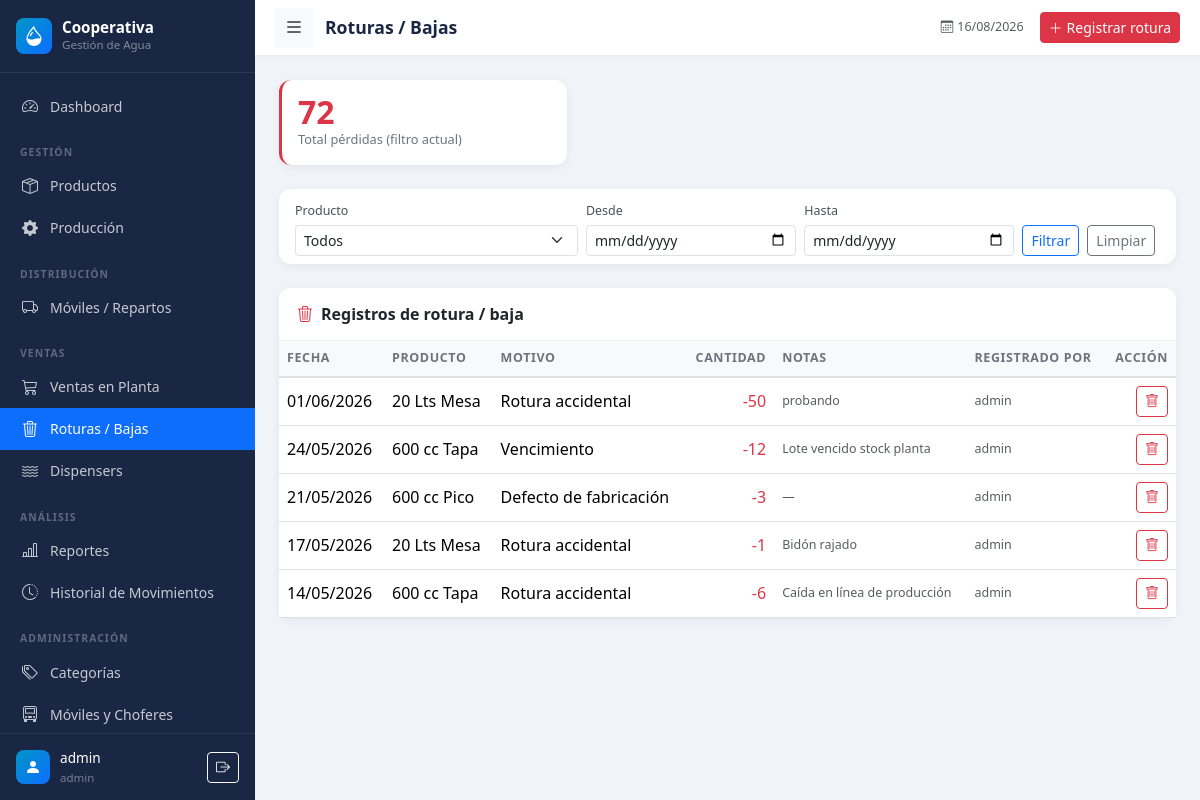
The app's page /roturas/ (signed in) with its own data.
### models.py (models this page shows, shortened)
class User(UserMixin, db.Model):
    __tablename__ = 'users'
    id = db.Column(db.Integer, primary_key=True)
    username = db.Column(db.String(80), unique=True, nullable=False)
    email = db.Column(db.String(120), unique=True, nullable=True)
    password_hash = db.Column(db.String(256), nullable=False)
    role = db.Column(db.String(20), default='operator')  # admin, operator, viewer
    active = db.Column(db.Boolean, default=True)
    created_at = db.Column(db.DateTime, default=datetime.utcnow)
    @property
    def is_admin(self):
        return self.role == 'admin'

class Breakage(db.Model):
    __tablename__ = 'breakages'
    id = db.Column(db.Integer, primary_key=True)
    date = db.Column(db.Date, nullable=False)
    product_id = db.Column(db.Integer, db.ForeignKey('products.id'), nullable=False)
    quantity = db.Column(db.Integer, nullable=False)
    reason = db.Column(db.String(255))
    notes = db.Column(db.Text)
    user_id = db.Column(db.Integer, db.ForeignKey('users.id'))
    created_at = db.Column(db.DateTime, default=datetime.utcnow)
    product = db.relationship('Product', backref='breakages')
    user = db.relationship('User', backref='breakages')

class Product(db.Model):
    __tablename__ = 'products'
    id = db.Column(db.Integer, primary_key=True)
    name = db.Column(db.String(150), nullable=False)
    category_id = db.Column(db.Integer, db.ForeignKey('categories.id'), nullable=False)
    capacity = db.Column(db.String(50))
    is_returnable = db.Column(db.Boolean, default=False)
    stock = db.Column(db.Integer, default=0)
    min_stock = db.Column(db.Integer, default=0)
    unit = db.Column(db.String(20), default='unidad')
    active = db.Column(db.Boolean, default=True)
    created_at = db.Column(db.DateTime, default=datetime.utcnow)

### blueprints/breakage.py (the view)
@breakage_bp.route('/')
@login_required
def index():
    date_from = request.args.get('date_from', '')
    date_to = request.args.get('date_to', '')
    product_filter = request.args.get('product_id', '')
    query = Breakage.query.order_by(Breakage.date.desc(), Breakage.created_at.desc())
    if date_from:
        query = query.filter(Breakage.date >= date_from)
    if date_to:
        query = query.filter(Breakage.date <= date_to)
    if product_filter:
        query = query.filter(Breakage.product_id == int(product_filter))
    breakages = query.all()
    products = Product.query.filter_by(active=True).order_by(Product.name).all()
    total_lost = sum(b.quantity for b in breakages)
    return render_template('breakage/index.html',
                           breakages=breakages,
                           products=products,
                           total_lost=total_lost,
                           date_from=date_from,
                           date_to=date_to,
                           product_filter=product_filter)

### templates/breakage/index.html (shortened to what this page needs)
{% extends 'base.html' %}
{% block page_title %}Roturas / Bajas{% endblock %}
{% block topbar_actions %}
<a href="{{ url_for('breakage.create') }}" class="btn btn-sm btn-danger">
  <i class="bi bi-plus-lg me-1"></i>Registrar rotura
</a>
{% endblock %}
{% block content %}
<div class="row g-3 mb-4">
  <div class="col-md-4">
    <div class="card stat-card border-start border-danger border-3">
      <div class="card-body">
        <div class="stat-value text-danger">{{ total_lost }}</div>
        <div class="stat-label">Total pérdidas (filtro actual)</div>
      </div>
    </div>
  </div>
</div>
<div class="card data-card mb-4">
  <div class="card-body py-2">
    <form method="GET" class="row g-2 align-items-end">
      <div class="col-md-4">
        <label class="form-label smaller mb-1">Producto</label>
        <select name="product_id" class="form-select form-select-sm">
          <option value="">Todos</option>
        </select>
      </div>
      <div class="col-md-3">
        <label class="form-label smaller mb-1">Desde</label>
        <input type="date" name="date_from" class="form-control form-control-sm" value="{{ date_from }}">
      </div>
      <div class="col-md-3">
        <label class="form-label smaller mb-1">Hasta</label>
        <input type="date" name="date_to" class="form-control form-control-sm" value="{{ date_to }}">
      </div>
      <div class="col-auto">
        <button type="submit" class="btn btn-sm btn-outline-primary">Filtrar</button>
        <a href="{{ url_for('breakage.index') }}" class="btn btn-sm btn-outline-secondary ms-1">Limpiar</a>
      </div>
    </form>
  </div>
</div>
<div class="card data-card">
  <div class="card-header">
    <i class="bi bi-trash3 me-2 text-danger"></i>Registros de rotura / baja
  </div>
  <div class="card-body p-0">
    {% if breakages %}
    <div class="table-responsive">
      <table class="table table-hover align-middle mb-0">
        <thead class="table-light">
          <tr>
            <th>Fecha</th><th>Producto</th><th>Motivo</th>
            <th class="text-end">Cantidad</th><th>Notas</th>
            <th>Registrado por</th>
            {% if current_user.is_admin %}<th class="text-end">Acción</th>{% endif %}
          </tr>
        </thead>
        <tbody>
          {% for b in breakages %}
          <tr>
            <td>{{ b.date.strftime('%d/%m/%Y') }}</td>
            <td class="fw-500">{{ b.product.name }}</td>
            <td>{{ b.reason or '—' }}</td>
            <td class="text-end fw-500 text-danger">-{{ b.quantity }}</td>
            <td class="text-muted smaller">{{ b.notes or '—' }}</td>
            <td class="text-muted smaller">{{ b.user.username if b.user else '—' }}</td>
            {% if current_user.is_admin %}
            <td class="text-end">
              <form method="POST" action="{{ url_for('breakage.delete', id=b.id) }}"
                    onsubmit="return confirm('¿Eliminar y revertir stock?')">
                <button type="submit" class="btn btn-sm btn-outline-danger">
                  <i class="bi bi-trash"></i>
                </button>
              </form>
            </td>
            {% endif %}
          </tr>
          {% endfor %}
        </tbody>
      </table>
    </div>
    {% else %}
    <div class="text-center text-muted p-5">
      <i class="bi bi-check-circle display-4 d-block mb-2 text-success"></i>Sin roturas registradas.
    </div>
    {% endif %}
  </div>
</div>
{% endblock %}

### templates/base.html (shortened to what this page needs)
<!DOCTYPE html>
<html lang="es">
<head>
  <link href="https://cdn.jsdelivr.net/npm/bootstrap@5.3.2/dist/css/bootstrap.min.css" rel="stylesheet">
  <link href="https://cdn.jsdelivr.net/npm/bootstrap-icons@1.11.3/font/bootstrap-icons.css" rel="stylesheet">
  <link href="{{ url_for('static', filename='css/style.css') }}" rel="stylesheet">
</head>
<body>
<nav id="sidebar">
  <div class="sidebar-header">
    <a href="{{ url_for('dashboard.index') }}" class="sidebar-brand">
      <div class="sidebar-brand-icon">
        <i class="bi bi-droplet-half text-white fs-5"></i>
      </div>
      <div>
        <div class="sidebar-brand-name">Cooperativa</div>
        <div class="sidebar-brand-sub">Gestión de Agua</div>
      </div>
    </a>
  </div>
  <div class="sidebar-nav">
    <ul class="nav flex-column">
      <li class="nav-item">
        <a class="nav-link {% if request.endpoint == 'dashboard.index' %}active{% endif %}"
           href="{{ url_for('dashboard.index') }}">
          <i class="bi bi-speedometer2"></i> Dashboard
        </a>
      </li>
      <li><div class="nav-section-label">Gestión</div></li>
      <li class="nav-item">
        <a class="nav-link {% if request.blueprint == 'products' %}active{% endif %}"
           href="{{ url_for('products.index') }}">
          <i class="bi bi-box-seam"></i> Productos
        </a>
      </li>
      <li class="nav-item">
        <a class="nav-link {% if request.blueprint == 'production' %}active{% endif %}"
           href="{{ url_for('production.index') }}">
          <i class="bi bi-gear-fill"></i> Producción
        </a>
      </li>
      <li><div class="nav-section-label">Distribución</div></li>
      <li class="nav-item">
        <a class="nav-link {% if request.blueprint == 'distribution' %}active{% endif %}"
           href="{{ url_for('distribution.index') }}">
          <i class="bi bi-truck"></i> Móviles / Repartos
        </a>
      </li>
      <li><div class="nav-section-label">Ventas</div></li>
      <li class="nav-item">
        <a class="nav-link {% if request.blueprint == 'sales' %}active{% endif %}"
           href="{{ url_for('sales.index') }}">
          <i class="bi bi-cart3"></i> Ventas en Planta
        </a>
      </li>
      <li class="nav-item">
        <a class="nav-link {% if request.blueprint == 'breakage' %}active{% endif %}"
           href="{{ url_for('breakage.index') }}">
          <i class="bi bi-trash3"></i> Roturas / Bajas
        </a>
      </li>
      <li class="nav-item">
        <a class="nav-link {% if request.blueprint == 'dispensers' %}active{% endif %}"
           href="{{ url_for('dispensers.index') }}">
          <i class="bi bi-water"></i> Dispensers
        </a>
      </li>
      <li><div class="nav-section-label">Análisis</div></li>
      <li class="nav-item">
        <a class="nav-link {% if request.blueprint == 'reports' %}active{% endif %}"
           href="{{ url_for('reports.index') }}">
          <i class="bi bi-bar-chart-line"></i> Reportes
        </a>
      </li>
      <li class="nav-item">
        <a class="nav-link {% if request.endpoint == 'reports.movements' %}active{% endif %}"
           href="{{ url_for('reports.movements') }}">
          <i class="bi bi-clock-history"></i> Historial de Movimientos
        </a>
      </li>
      {% if current_user.is_admin %}
      <li><div class="nav-section-label">Administración</div></li>
      <li class="nav-item">
        <a class="nav-link {% if request.endpoint == 'products.categories' %}active{% endif %}"
           href="{{ url_for('products.categories') }}">
          <i class="bi bi-tags"></i> Categorías
        </a>
      </li>
      <li class="nav-item">
        <a class="nav-link {% if request.endpoint == 'products.vehicles' %}active{% endif %}"
           href="{{ url_for('products.vehicles') }}">
          <i class="bi bi-truck-front"></i> Móviles y Choferes
        </a>
      </li>
      {% endif %}
    </ul>
  </div>
  <div class="sidebar-footer">
    <div class="sidebar-brand-icon" style="width:34px;height:34px;">
      <i class="bi bi-person-fill text-white"></i>
    </div>
    <div class="flex-grow-1 overflow-hidden">
      <div class="sidebar-user-name">{{ current_user.username }}</div>
      <div class="sidebar-user-role">{{ current_user.role }}</div>
    </div>
    <a href="{{ url_for('auth.logout') }}" class="btn btn-sm btn-outline-light flex-shrink-0"
       title="Cerrar sesión">
      <i class="bi bi-box-arrow-right"></i>
    </a>
  </div>
</nav>
<div class="main-content" id="mainContent">
  <header class="top-bar">
    <button class="btn btn-sm btn-light" id="sidebarToggle">
      <i class="bi bi-list fs-5"></i>
    </button>
    <span class="page-title">{% block page_title %}{% endblock %}</span>
    <div class="ms-auto d-flex align-items-center gap-3">
      <span class="text-muted smaller d-none d-md-inline">
        <i class="bi bi-calendar3 me-1"></i>{{ now.strftime('%d/%m/%Y') }}
      </span>
      {% block topbar_actions %}{% endblock %}
    </div>
  </header>
  <div class="content-area">
    {% block content %}{% endblock %}
  </div>
</div>
</body>
</html>

### static/css/style.css (style rules this page uses)
:root { --sidebar-width: 255px; --sidebar-bg: #1a2744; --sidebar-hover: #243564; --sidebar-active: #0d6efd; --sidebar-text: rgba(255, 255, 255, 0.75); --topbar-h: 56px; --accent: #0096c7; --body-bg: #f0f4f8; --card-radius: 12px; }
body { background-color: var(--body-bg); overflow-x: hidden; }
#sidebar { position: fixed; left: 0; top: 0; height: 100vh; width: var(--sidebar-width); background: var(--sidebar-bg); display: flex; flex-direction: column; z-index: 1030; transition: width 0.25s ease, transform 0.25s ease; overflow: hidden; }
.main-content { margin-left: var(--sidebar-width); min-height: 100vh; transition: margin-left 0.25s ease; }
.sidebar-header { padding: 18px 16px; border-bottom: 1px solid rgba(255, 255, 255, 0.08); flex-shrink: 0; }
.sidebar-brand { display: flex; align-items: center; gap: 10px; text-decoration: none; }
.sidebar-brand-icon { width: 36px; height: 36px; background: linear-gradient(135deg, #0096c7, #0d6efd); border-radius: 8px; display: flex; align-items: center; justify-content: center; flex-shrink: 0; }
.sidebar-brand-name { color: #fff; font-weight: 700; font-size: 0.95rem; line-height: 1.2; white-space: nowrap; }
.sidebar-brand-sub { color: rgba(255, 255, 255, 0.45); font-size: 0.72rem; white-space: nowrap; }
.sidebar-nav { flex: 1; overflow-y: auto; padding: 12px 0; }
.nav-section-label { font-size: 0.65rem; font-weight: 700; text-transform: uppercase; letter-spacing: 0.1em; color: rgba(255, 255, 255, 0.3); padding: 14px 20px 4px; margin-top: 4px; white-space: nowrap; }
.sidebar-nav .nav-link { color: var(--sidebar-text); padding: 9px 20px; display: flex; align-items: center; gap: 10px; font-size: 0.875rem; border-radius: 0; transition: background 0.15s, color 0.15s; white-space: nowrap; }
.sidebar-nav .nav-link i { font-size: 1rem; width: 20px; text-align: center; flex-shrink: 0; }
.sidebar-nav .nav-link.active { background: var(--sidebar-active); color: #fff; }
.sidebar-footer { padding: 14px 16px; border-top: 1px solid rgba(255, 255, 255, 0.08); flex-shrink: 0; display: flex; align-items: center; gap: 10px; }
.sidebar-user-name { color: #fff; font-size: 0.85rem; font-weight: 500; white-space: nowrap; }
.sidebar-user-role { color: rgba(255, 255, 255, 0.4); font-size: 0.72rem; white-space: nowrap; }
.top-bar { height: var(--topbar-h); position: sticky; top: 0; z-index: 100; background: #fff; border-bottom: 1px solid #e9ecef; box-shadow: 0 1px 4px rgba(0, 0, 0, 0.04); display: flex; align-items: center; padding: 0 20px; gap: 12px; }
.page-title { font-size: 1.1rem; font-weight: 600; color: #1a2744; white-space: nowrap; }
.content-area { padding: 24px; }
.stat-card { border: none; border-radius: var(--card-radius); box-shadow: 0 2px 8px rgba(0, 0, 0, 0.06); transition: transform 0.2s, box-shadow 0.2s; overflow: hidden; }
.stat-value { font-size: 2rem; font-weight: 700; line-height: 1; }
.stat-label { font-size: 0.8rem; color: #6c757d; margin-top: 2px; }
.data-card { border: none; border-radius: var(--card-radius); box-shadow: 0 2px 8px rgba(0, 0, 0, 0.06); }
.data-card .card-header { background: #fff; border-bottom: 1px solid #f0f0f0; border-radius: var(--card-radius) var(--card-radius) 0 0 !important; font-weight: 600; padding: 14px 18px; }
.table th { font-size: 0.78rem; font-weight: 600; text-transform: uppercase; letter-spacing: 0.05em; color: #6c757d; border-bottom: 2px solid #dee2e6; }
.form-label { font-size: 0.85rem; font-weight: 500; color: #495057; margin-bottom: 5px; }
.smaller { font-size: 0.78rem; }
.fw-500 { font-weight: 500; }

### records on screen
User: username "admin", role "admin"
Breakage: date "01/06/2026", product.name "20 Lts Mesa", reason "Rotura accidental", quantity "50", notes "probando", user "admin"
Breakage: date "24/05/2026", product.name "600 cc Tapa", reason "Vencimiento", quantity "12", notes "Lote vencido stock planta", user "admin"
Breakage: date "21/05/2026", product.name "600 cc Pico", reason "Defecto de fabricación", quantity "3", notes "—", user "admin"
Breakage: date "17/05/2026", product.name "20 Lts Mesa", reason "Rotura accidental", quantity "1", notes "Bidón rajado", user "admin"
Breakage: date "14/05/2026", product.name "600 cc Tapa", reason "Rotura accidental", quantity "6", notes "Caída en línea de producción", user "admin"

### other values on screen
{{ total_lost }} "72"
